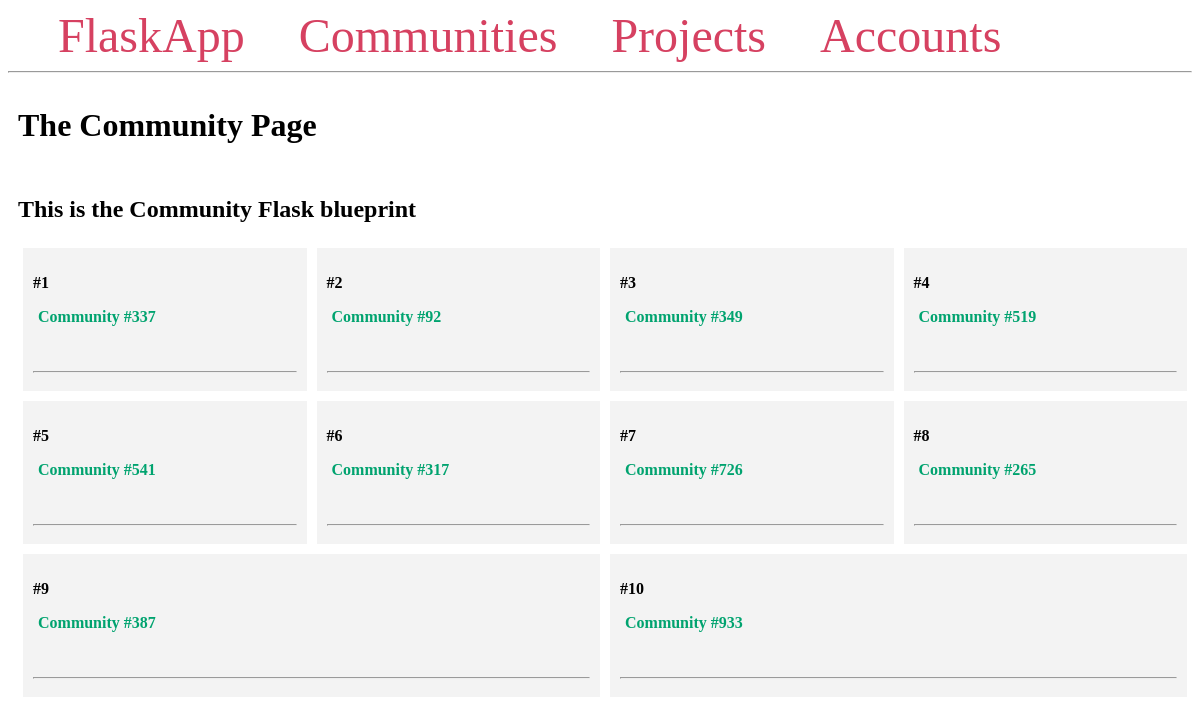
The page /communities/ on the database its author committed.
### app/models/community.py (models this page shows, shortened)
class Community(db.Model):
    id = db.Column(db.Integer, primary_key=True)
    name = db.Column(db.String(150))
    description = db.Column(db.Text)
    projects = db.relationship('Project', backref='community')

### app/communities/routes.py (the view)
@bp.route('/')
def index():
    communities = Community.query.all()
    return render_template('communities/index.html', communities=communities)

### app/templates/communities/index.html (shortened to what this page needs)
{% extends 'base.html' %}
{% block content %}
    <span class="title"><h1>{% block title %} The Community Page {% endblock %}</h1></span>
    <div class="content">
        <h2>This is the Community Flask blueprint</h2>
        {% for community in communities %}
            <div class="post">
                <p><b>#{{ community.id }}</b></p>
                <p class="title">
                    <b>
                        <a href="#">
                            {{ community.name }}
                        </a>
                    </b>
                </p>
                <div class="content">
                </div>
                <hr>
            </div>
        {% endfor %}
    </div>
{% endblock %}

### app/templates/base.html (shortened to what this page needs)
<!DOCTYPE html>
<html lang="en">
<head>
</head>
    <nav>
        <a href="{{ url_for('main.index') }}">FlaskApp</a>
        <a href="{{ url_for('communities.index') }}">Communities</a>
        <a href="{{ url_for('communities.projects') }}">Projects</a>
        <a href="{{ url_for('projects.index') }}">Accounts</a>
    </nav>
    <hr>
    <div class="content">
        {% block content %} {% endblock %}
    </div>
</body>
</html>

### app/templates/base.html (style rules this page uses)
h2 { width: 100%; }
.title { margin: 5px; width: 100%; }
.content { margin: 5px; width: 100%; display: flex; flex-direction: row; flex-wrap: wrap; }
.post { flex: 20%; padding: 10px; margin: 5px; background-color: #f3f3f3; inline-size: 100%; }
.title a { color: #00a36f; text-decoration: none; }
nav a { color: #d64161; font-size: 3em; margin-left: 50px; text-decoration: none; }

### rows shown on the page
Community: id "1", name "Community #337"
Community: id "2", name "Community #92"
Community: id "3", name "Community #349"
Community: id "4", name "Community #519"
Community: id "5", name "Community #541"
Community: id "6", name "Community #317"
Community: id "7", name "Community #726"
Community: id "8", name "Community #265"
Community: id "9", name "Community #387"
Community: id "10", name "Community #933"
